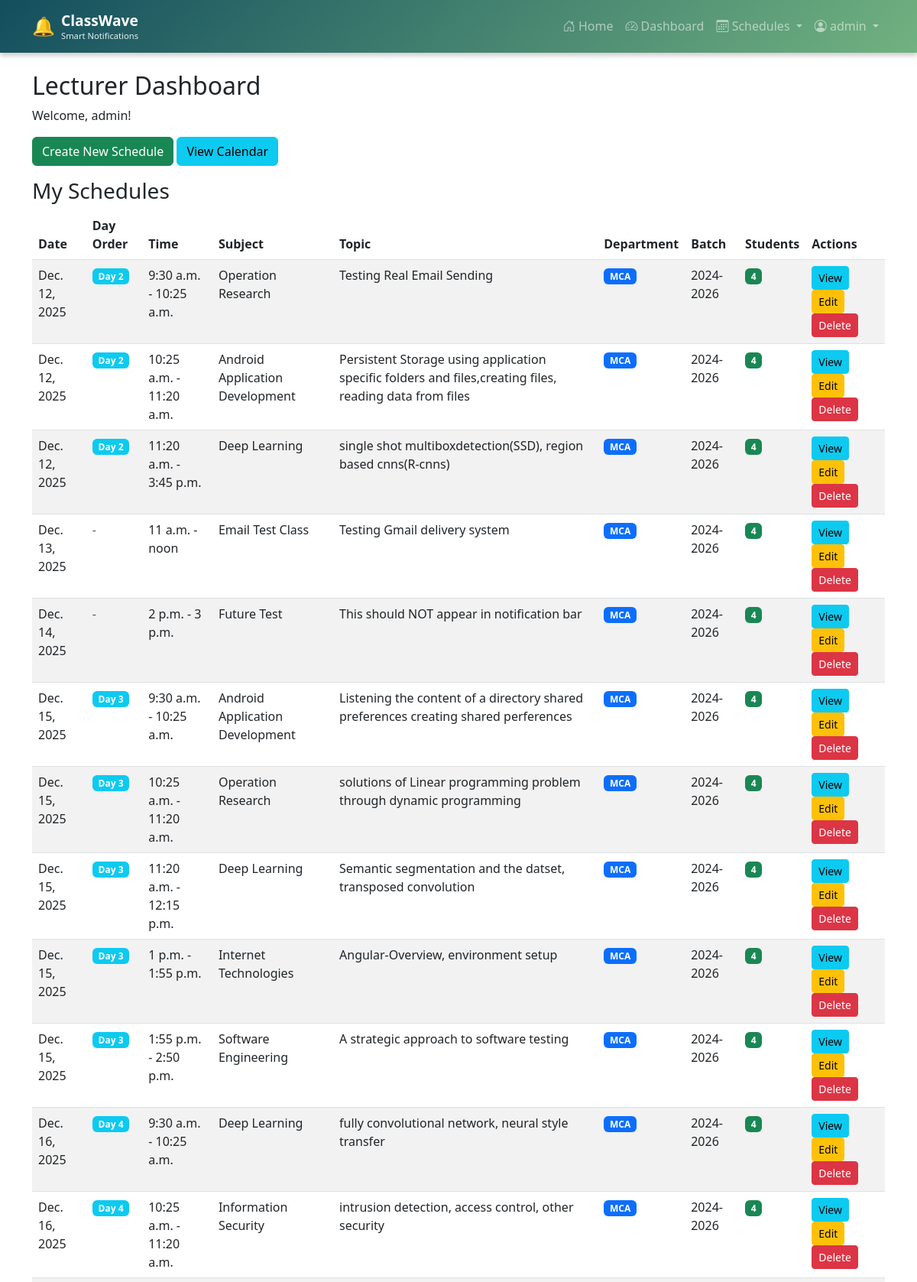
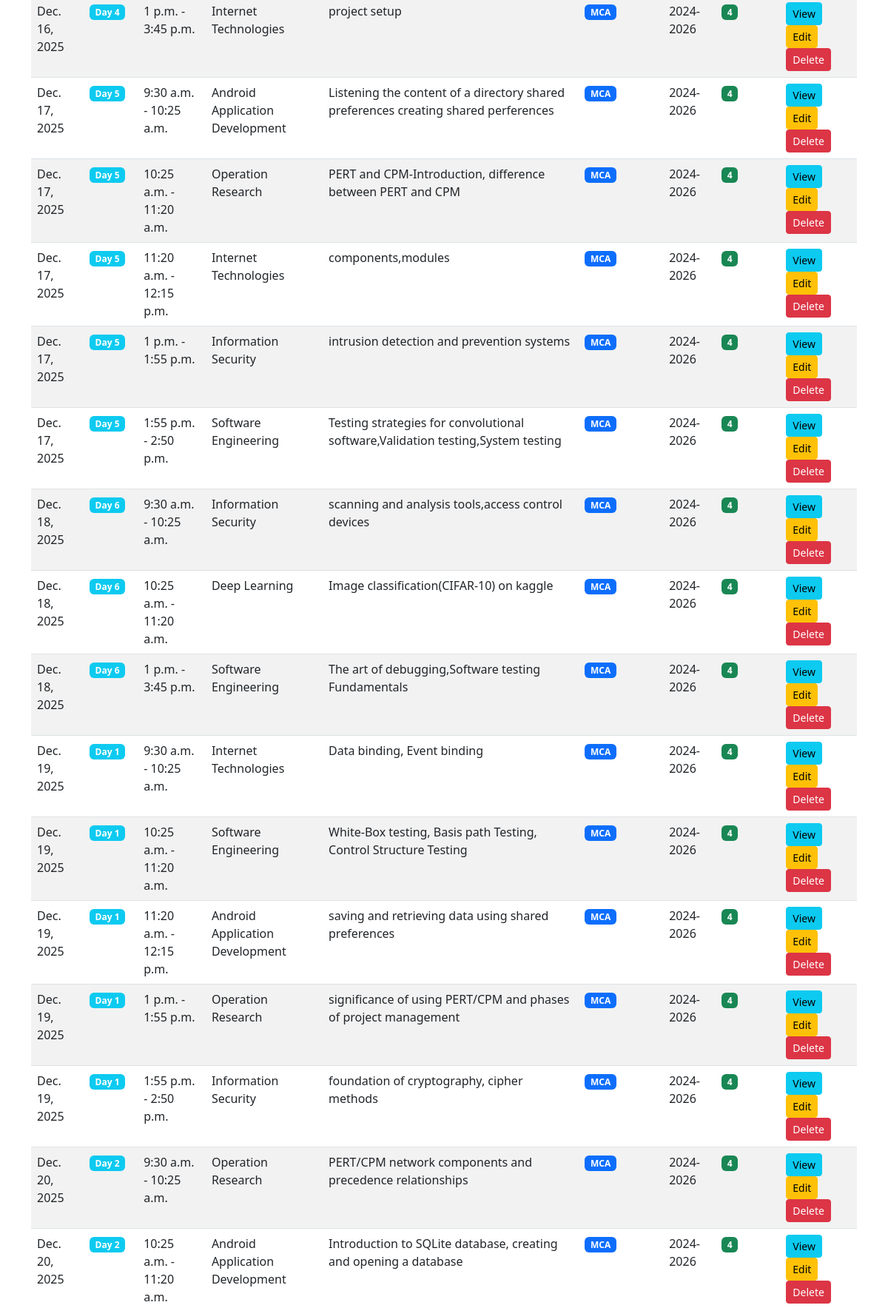
The app's page /schedules/lecturer/ (signed in, upper part) with its own data (2 pictures, top to bottom).
### accounts/models.py (models this page shows, shortened)
class User(AbstractUser):
    USER_TYPE_CHOICES = (
        ('student', 'Student'),
        ('lecturer', 'Lecturer'),
    )
    user_type = models.CharField(max_length=10, choices=USER_TYPE_CHOICES)
    email = models.EmailField(unique=True)
    phone = models.CharField(max_length=15, blank=True, null=True)

### schedules/models.py (models this page shows, shortened)
class Schedule(models.Model):
    DAY_ORDER_CHOICES = (
        ('1', 'Day 1'),
        ('2', 'Day 2'),
        ('3', 'Day 3'),
        ('4', 'Day 4'),
        ('5', 'Day 5'),
        ('6', 'Day 6'),
    )
    subject_name = models.CharField(max_length=200)
    topic = models.CharField(max_length=300)
    lecturer = models.ForeignKey(User, on_delete=models.CASCADE, related_name='schedules')
    department = models.CharField(max_length=100, blank=True, null=True, help_text="Department for this schedule")
    day_order = models.CharField(max_length=1, choices=DAY_ORDER_CHOICES, blank=True, null=True, help_text="Day order (Day 1, Day 2, etc.)")
    date = models.DateField()
    start_time = models.TimeField()
    end_time = models.TimeField()
    batch = models.CharField(max_length=50, blank=True, null=True)
    students = models.ManyToManyField(User, related_name='assigned_schedules', blank=True)
    created_at = models.DateTimeField(auto_now_add=True)
    updated_at = models.DateTimeField(auto_now=True)
    class Meta:
        ordering = ['date', 'start_time']

### schedules/views.py (the view)
# urls.py: path('lecturer/', views.lecturer_dashboard, name='lecturer_dashboard'),
@login_required
def lecturer_dashboard(request):
    if request.user.user_type != 'lecturer' and not request.user.is_superuser:
        return redirect('student_dashboard')
    if request.user.is_superuser:
        schedules = Schedule.objects.all().order_by('date', 'start_time')
    else:
        schedules = Schedule.objects.filter(lecturer=request.user).order_by('date', 'start_time')
    return render(request, 'schedules/lecturer_dashboard.html', {'schedules': schedules})

### templates/schedules/lecturer_dashboard.html (shortened to what this page needs)
{% extends 'base.html' %}
{% block content %}
<div class="row">
    <div class="col-md-12">
        <h2>Lecturer Dashboard</h2>
        <p>Welcome, {{ user.username }}!</p>
        <div class="mb-3">
            <a href="{% url 'create_schedule' %}" class="btn btn-success">Create New Schedule</a>
            <a href="{% url 'schedule_calendar' %}" class="btn btn-info">View Calendar</a>
        </div>
        <h3>My Schedules</h3>
        {% if schedules %}
            <div class="table-responsive">
                <table class="table table-striped">
                    <thead>
                        <tr>
                            <th>Date</th>
                            <th>Day Order</th>
                            <th>Time</th>
                            <th>Subject</th>
                            <th>Topic</th>
                            <th>Department</th>
                            <th>Batch</th>
                            <th>Students</th>
                            <th>Actions</th>
                        </tr>
                    </thead>
                    <tbody>
                        {% for schedule in schedules %}
                            <tr>
                                <td>{{ schedule.date }}</td>
                                <td>
                                    {% if schedule.day_order %}
                                        <span class="badge bg-info">Day {{ schedule.day_order }}</span>
                                    {% else %}
                                        <span class="text-muted">-</span>
                                    {% endif %}
                                </td>
                                <td>{{ schedule.start_time }} - {{ schedule.end_time }}</td>
                                <td>{{ schedule.subject_name }}</td>
                                <td>{{ schedule.topic }}</td>
                                <td><span class="badge bg-primary">{{ schedule.department|default:"N/A" }}</span></td>
                                <td>{{ schedule.batch|default:"All" }}</td>
                                <td><span class="badge bg-success">{{ schedule.students.count }}</span></td>
                                <td>
                                    <a href="{% url 'schedule_detail' schedule.id %}" class="btn btn-sm btn-info">View</a>
                                    <a href="{% url 'edit_schedule' schedule.id %}" class="btn btn-sm btn-warning">Edit</a>
                                    <a href="{% url 'delete_schedule' schedule.id %}" class="btn btn-sm btn-danger">Delete</a>
                                </td>
                            </tr>
                        {% endfor %}
                    </tbody>
                </table>
            </div>
        {% else %}
            <p class="alert alert-info">No schedules created yet.</p>
        {% endif %}
    </div>
</div>
{% endblock %}

### templates/base.html (shortened to what this page needs)
<!DOCTYPE html>
<html lang="en">
<head>
    <link href="https://cdn.jsdelivr.net/npm/bootstrap@5.3.0/dist/css/bootstrap.min.css" rel="stylesheet">
    <link rel="stylesheet" href="https://cdn.jsdelivr.net/npm/bootstrap-icons@1.11.0/font/bootstrap-icons.css">
</head>
<body>
    <nav class="navbar navbar-expand-lg navbar-dark" style="background: linear-gradient(135deg, #134E5E 0%, #71B280 100%); box-shadow: 0 4px 6px rgba(0,0,0,0.2);">
        <div class="container">
            <a class="navbar-brand d-flex align-items-center" href="{% url 'home' %}">
                <span class="me-2" style="font-size: 1.5rem;">🔔</span>
                <div class="d-flex flex-column">
                    <span class="fw-bold" style="font-size: 1.2rem;">ClassWave</span>
                    <small style="font-size: 0.7rem; opacity: 0.9; margin-top: -3px;">Smart Notifications</small>
                </div>
            </a>
            <div class="collapse navbar-collapse" id="navbarNav">
                <ul class="navbar-nav ms-auto">
                    <li class="nav-item">
                        <a class="nav-link" href="{% url 'home' %}">
                            <i class="bi bi-house-door"></i> Home
                        </a>
                    </li>
                    {% if user.is_authenticated %}
                        <li class="nav-item">
                            <a class="nav-link" href="{% url 'dashboard' %}">
                                <i class="bi bi-speedometer2"></i> Dashboard
                            </a>
                        </li>
                        <li class="nav-item dropdown">
                            <a class="nav-link dropdown-toggle" href="#" role="button" data-bs-toggle="dropdown">
                                <i class="bi bi-calendar3"></i> Schedules
                            </a>
                        </li>
                        <li class="nav-item dropdown">
                            <a class="nav-link dropdown-toggle" href="#" role="button" data-bs-toggle="dropdown">
                                <i class="bi bi-person-circle"></i> {{ user.username }}
                            </a>
                        </li>
                    {% endif %}
                </ul>
            </div>
        </div>
    </nav>
    <div class="container mt-4">
        {% block content %}{% endblock %}
    </div>
</body>
</html>

### records on screen
User: username "admin"
Schedule: date "Dec. 12, 2025", day_order "2", start_time "9:30 a.m.", end_time "10:25 a.m.", subject_name "Operation Research", topic "Testing Real Email Sending", department "MCA", batch "2024-2026", students.count "4"
Schedule: date "Dec. 12, 2025", day_order "2", start_time "10:25 a.m.", end_time "11:20 a.m.", subject_name "Android Application Development", topic "Persistent Storage using application specific folders and files,creating files, reading data from files", department "MCA", batch "2024-2026", students.count "4"
Schedule: date "Dec. 12, 2025", day_order "2", start_time "11:20 a.m.", end_time "3:45 p.m.", subject_name "Deep Learning", topic "single shot multiboxdetection(SSD), region based cnns(R-cnns)", department "MCA", batch "2024-2026", students.count "4"
Schedule: date "Dec. 13, 2025", start_time "11 a.m.", end_time "noon", subject_name "Email Test Class", topic "Testing Gmail delivery system", department "MCA", batch "2024-2026", students.count "4"
Schedule: date "Dec. 14, 2025", start_time "2 p.m.", end_time "3 p.m.", subject_name "Future Test", topic "This should NOT appear in notification bar", department "MCA", batch "2024-2026", students.count "4"
Schedule: date "Dec. 15, 2025", day_order "3", start_time "9:30 a.m.", end_time "10:25 a.m.", subject_name "Android Application Development", topic "Listening the content of a directory shared preferences creating shared perferences", department "MCA", batch "2024-2026", students.count "4"
Schedule: date "Dec. 15, 2025", day_order "3", start_time "10:25 a.m.", end_time "11:20 a.m.", subject_name "Operation Research", topic "solutions of Linear programming problem through dynamic programming", department "MCA", batch "2024-2026", students.count "4"
Schedule: date "Dec. 15, 2025", day_order "3", start_time "11:20 a.m.", end_time "12:15 p.m.", subject_name "Deep Learning", topic "Semantic segmentation and the datset, transposed convolution", department "MCA", batch "2024-2026", students.count "4"
Schedule: date "Dec. 15, 2025", day_order "3", start_time "1 p.m.", end_time "1:55 p.m.", subject_name "Internet Technologies", topic "Angular-Overview, environment setup", department "MCA", batch "2024-2026", students.count "4"
Schedule: date "Dec. 15, 2025", day_order "3", start_time "1:55 p.m.", end_time "2:50 p.m.", subject_name "Software Engineering", topic "A strategic approach to software testing", department "MCA", batch "2024-2026", students.count "4"
Schedule: date "Dec. 16, 2025", day_order "4", start_time "9:30 a.m.", end_time "10:25 a.m.", subject_name "Deep Learning", topic "fully convolutional network, neural style transfer", department "MCA", batch "2024-2026", students.count "4"
Schedule: date "Dec. 16, 2025", day_order "4", start_time "10:25 a.m.", end_time "11:20 a.m.", subject_name "Information Security", topic "intrusion detection, access control, other security", department "MCA", batch "2024-2026", students.count "4"
Schedule: date "Dec. 16, 2025", day_order "4", start_time "1 p.m.", end_time "3:45 p.m.", subject_name "Internet Technologies", topic "project setup", department "MCA", batch "2024-2026", students.count "4"
Schedule: date "Dec. 17, 2025", day_order "5", start_time "9:30 a.m.", end_time "10:25 a.m.", subject_name "Android Application Development", topic "Listening the content of a directory shared preferences creating shared perferences", department "MCA", batch "2024-2026", students.count "4"
Schedule: date "Dec. 17, 2025", day_order "5", start_time "10:25 a.m.", end_time "11:20 a.m.", subject_name "Operation Research", topic "PERT and CPM-Introduction, difference between PERT and CPM", department "MCA", batch "2024-2026", students.count "4"
Schedule: date "Dec. 17, 2025", day_order "5", start_time "11:20 a.m.", end_time "12:15 p.m.", subject_name "Internet Technologies", topic "components,modules", department "MCA", batch "2024-2026", students.count "4"
Schedule: date "Dec. 17, 2025", day_order "5", start_time "1 p.m.", end_time "1:55 p.m.", subject_name "Information Security", topic "intrusion detection and prevention systems", department "MCA", batch "2024-2026", students.count "4"
Schedule: date "Dec. 17, 2025", day_order "5", start_time "1:55 p.m.", end_time "2:50 p.m.", subject_name "Software Engineering", topic "Testing strategies for convolutional software,Validation testing,System testing", department "MCA", batch "2024-2026", students.count "4"
Schedule: date "Dec. 18, 2025", day_order "6", start_time "9:30 a.m.", end_time "10:25 a.m.", subject_name "Information Security", topic "scanning and analysis tools,access control devices", department "MCA", batch "2024-2026", students.count "4"
Schedule: date "Dec. 18, 2025", day_order "6", start_time "10:25 a.m.", end_time "11:20 a.m.", subject_name "Deep Learning", topic "Image classification(CIFAR-10) on kaggle", department "MCA", batch "2024-2026", students.count "4"
Schedule: date "Dec. 18, 2025", day_order "6", start_time "1 p.m.", end_time "3:45 p.m.", subject_name "Software Engineering", topic "The art of debugging,Software testing Fundamentals", department "MCA", batch "2024-2026", students.count "4"
Schedule: date "Dec. 19, 2025", day_order "1", start_time "9:30 a.m.", end_time "10:25 a.m.", subject_name "Internet Technologies", topic "Data binding, Event binding", department "MCA", batch "2024-2026", students.count "4"
Schedule: date "Dec. 19, 2025", day_order "1", start_time "10:25 a.m.", end_time "11:20 a.m.", subject_name "Software Engineering", topic "White-Box testing, Basis path Testing, Control Structure Testing", department "MCA", batch "2024-2026", students.count "4"
Schedule: date "Dec. 19, 2025", day_order "1", start_time "11:20 a.m.", end_time "12:15 p.m.", subject_name "Android Application Development", topic "saving and retrieving data using shared preferences", department "MCA", batch "2024-2026", students.count "4"
Schedule: date "Dec. 19, 2025", day_order "1", start_time "1 p.m.", end_time "1:55 p.m.", subject_name "Operation Research", topic "significance of using PERT/CPM and phases of project management", department "MCA", batch "2024-2026", students.count "4"
Schedule: date "Dec. 19, 2025", day_order "1", start_time "1:55 p.m.", end_time "2:50 p.m.", subject_name "Information Security", topic "foundation of cryptography, cipher methods", department "MCA", batch "2024-2026", students.count "4"
Schedule: date "Dec. 20, 2025", day_order "2", start_time "9:30 a.m.", end_time "10:25 a.m.", subject_name "Operation Research", topic "PERT/CPM network components and precedence relationships", department "MCA", batch "2024-2026", students.count "4"
Schedule: date "Dec. 20, 2025", day_order "2", start_time "10:25 a.m.", end_time "11:20 a.m.", subject_name "Android Application Development", topic "Introduction to SQLite database, creating and opening a database", department "MCA", batch "2024-2026", students.count "4"
